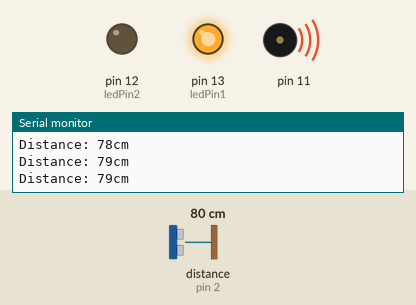
Simulated run of this sketch. Board: Arduino Uno, built with avr-gcc and run on an emulated ATmega328P. Shown: output pins drawn as LEDs (lit = HIGH), buzzer (waves = sounding), the last lines printed to the serial monitor. Wiring (inferred from the names in the program): ultrasonic range finder: trigger pin 3; echo pin 2. The inputs (shaded band) are chosen by the test bench; at power-on: distance to the obstacle (sensor on pin 2) 80 cm. The echo pulse lasts 58.3 µs per cm; pins used as bus, display or sensor lines are not drawn.

Above: at 1.3 s.
1.4 s: distance to the obstacle (sensor on pin 2) set to 120 cm
At 3.2 s:
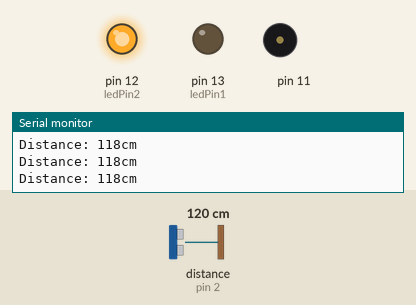
3.5 s: distance to the obstacle (sensor on pin 2) set to 110 cm
At 4.4 s:
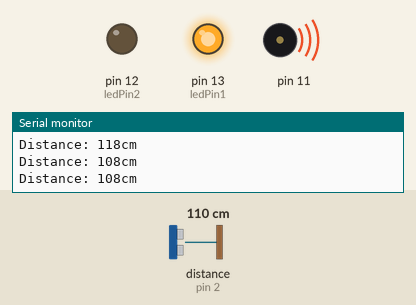
5.0 s: distance to the obstacle (sensor on pin 2) set to 250 cm
At 5.4 s:
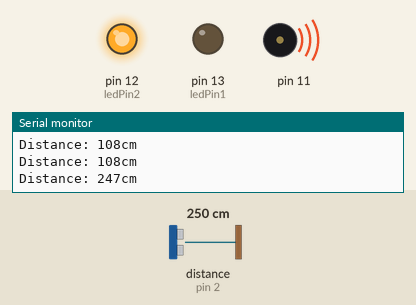
Timing chart, 0 to 8.0 s (numbered marks = the images above; inputs shaded):
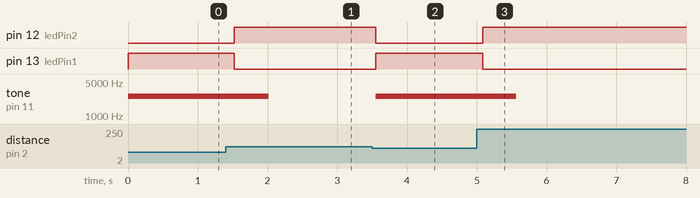

Measured:
- the behaviour switches between 113 and 112 cm on distance to the obstacle (sensor on pin 2) (found by bisection; images 1 and 2)
- after the input at 1.4 s, pin 12 (ledPin2): LOW → HIGH after 0.12 s; pin 13 (ledPin1): HIGH → LOW after 0.12 s; tone on pin 11: 2550 Hz → silent after 0.62 s
- after the input at 3.5 s, pin 12 (ledPin2): HIGH → LOW after 0.05 s; pin 13 (ledPin1): LOW → HIGH after 0.05 s; tone on pin 11: silent → 2550 Hz after 0.05 s
- after the input at 5.0 s, pin 12 (ledPin2): LOW → HIGH after 0.08 s; pin 13 (ledPin1): HIGH → LOW after 0.08 s; tone on pin 11: 2550 Hz → silent after 0.57 s

The sketch:

SURAKSHA_GHERA.ino
```cpp
// defines pins numbers
const int trigPin = 3;
const int echoPin = 2;

const int ledPin1 = 13;
const int ledPin2 = 12;        //////for ultrasonic sensor

// defines variables
long duration;
int distance;
int safetyDistance;


void setup() {
pinMode(trigPin, OUTPUT); // Sets the trigPin as an Output
pinMode(echoPin, INPUT); // Sets the echoPin as an Input
pinMode(8,OUTPUT);
pinMode(ledPin1, OUTPUT);
pinMode(ledPin2, OUTPUT);
Serial.begin(9600); // Starts the serial communication
}


void loop() {


// Clears the trigPin
digitalWrite(trigPin, LOW);
delayMicroseconds(2);

// Sets the trigPin on HIGH state for 10 micro seconds
digitalWrite(trigPin, HIGH);
delayMicroseconds(10);
digitalWrite(trigPin, LOW);

// Reads the echoPin, returns the sound wave travel time in microseconds
duration = pulseIn(echoPin, HIGH);

// Calculating the distance
distance= duration*0.034/2;

safetyDistance = distance;
if (safetyDistance <= 110){
  digitalWrite(ledPin1, HIGH);
  digitalWrite(ledPin2, LOW);


    tone(8,2550,1000);
    tone(9,2550,1000);
    tone(10,2550,1000);
    tone(11,2550,1000);


}
else{

  digitalWrite(ledPin1, LOW);
  digitalWrite(ledPin2, HIGH);
}

// Prints the distance on the Serial Monitor
Serial.print("Distance: ");
Serial.print(distance);Serial.print("cm ");
Serial.println("");
delay(500);
}
```
